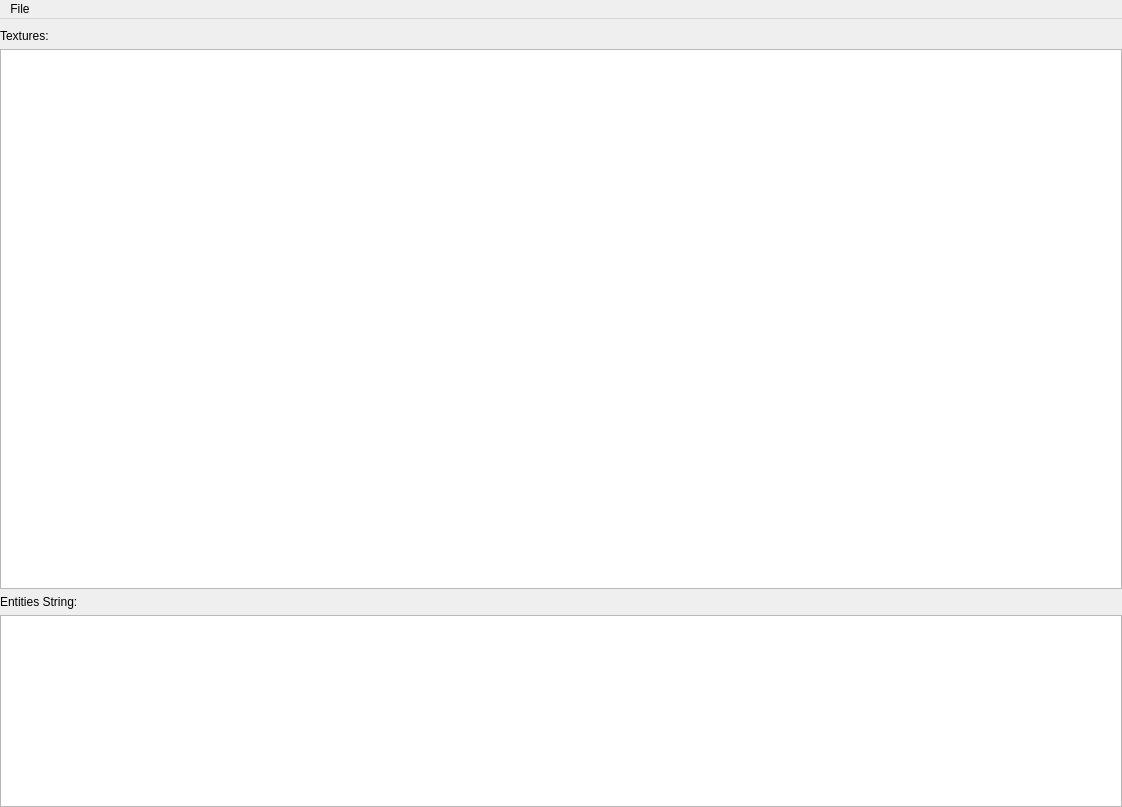
<?xml version="1.0" encoding="UTF-8"?>
<ui version="4.0">
 <class>BspMainWindow</class>
 <widget class="QMainWindow" name="BspMainWindow">
  <property name="geometry">
   <rect>
    <x>0</x>
    <y>0</y>
    <width>1122</width>
    <height>807</height>
   </rect>
  </property>
  <property name="windowTitle">
   <string>BSP Viewer</string>
  </property>
  <widget class="QWidget" name="centralwidget">
   <layout class="QVBoxLayout" name="VerticalLayout" stretch="1,0">
    <property name="leftMargin">
     <number>0</number>
    </property>
    <property name="topMargin">
     <number>0</number>
    </property>
    <property name="rightMargin">
     <number>0</number>
    </property>
    <property name="bottomMargin">
     <number>0</number>
    </property>
    <item>
     <layout class="QHBoxLayout" name="HorizontalLayout">
      <property name="topMargin">
       <number>0</number>
      </property>
      <item>
       <layout class="QVBoxLayout" name="verticalLayout">
        <property name="topMargin">
         <number>10</number>
        </property>
        <item>
         <widget class="QLabel" name="label_2">
          <property name="text">
           <string>Textures:</string>
          </property>
         </widget>
        </item>
        <item>
         <widget class="QListWidget" name="Textures"/>
        </item>
       </layout>
      </item>
     </layout>
    </item>
    <item>
     <layout class="QGridLayout" name="gridLayout">
      <item row="2" column="0" colspan="2">
       <spacer name="verticalSpacer">
        <property name="orientation">
         <enum>Qt::Vertical</enum>
        </property>
        <property name="sizeHint" stdset="0">
         <size>
          <width>20</width>
          <height>0</height>
         </size>
        </property>
       </spacer>
      </item>
      <item row="1" column="0" colspan="2">
       <widget class="QPlainTextEdit" name="Entities"/>
      </item>
      <item row="0" column="0" colspan="2">
       <widget class="QLabel" name="label">
        <property name="sizePolicy">
         <sizepolicy hsizetype="Fixed" vsizetype="Preferred">
          <horstretch>0</horstretch>
          <verstretch>0</verstretch>
         </sizepolicy>
        </property>
        <property name="text">
         <string>Entities String:</string>
        </property>
       </widget>
      </item>
     </layout>
    </item>
   </layout>
  </widget>
  <widget class="QMenuBar" name="menuBar">
   <property name="geometry">
    <rect>
     <x>0</x>
     <y>0</y>
     <width>1122</width>
     <height>20</height>
    </rect>
   </property>
   <widget class="QMenu" name="menuFile">
    <property name="title">
     <string>File</string>
    </property>
    <addaction name="ActionOpen"/>
   </widget>
   <addaction name="menuFile"/>
  </widget>
  <action name="ActionOpen">
   <property name="text">
    <string>Open</string>
   </property>
  </action>
 </widget>
 <resources/>
 <connections/>
</ui>
